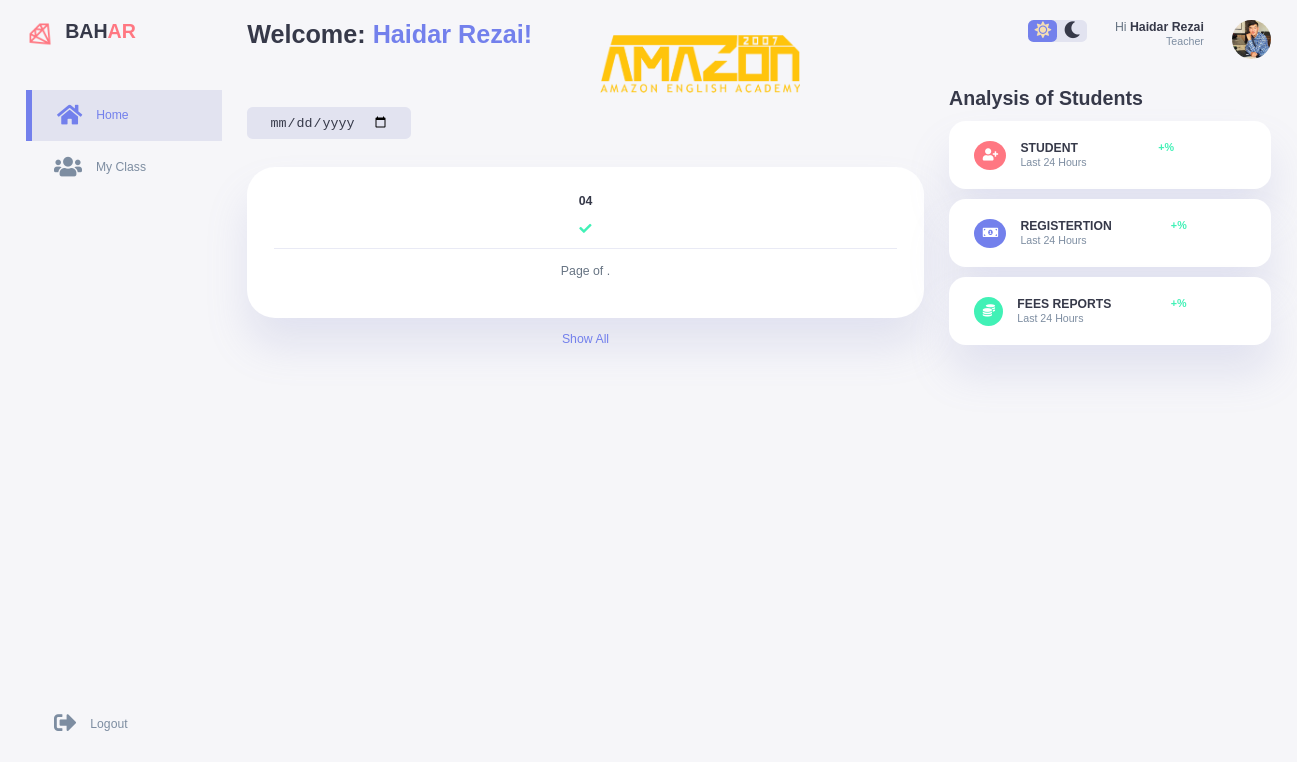
Screenshot of /teacher/doattendance_system/145/ (signed in) with the database file from the repository.
### amazon/models.py (models this page shows, shortened)
class CustomUser(AbstractUser):
    usera = (
        (1,'Admin'),
        (2,'HOD'),
        (4,'Teacher'),
    )
    user_type = models.CharField(choices=usera,max_length=50,default=2)
    profile_pic = models.ImageField(upload_to='media/profile_pic')

class Present(models.Model):
    group_student   = models.ForeignKey(Groups_students,on_delete=models.CASCADE)
    present         = models.PositiveIntegerField()
    timestamp       = models.DateTimeField(auto_now_add=True)

### teacher/views.py (the view)
@login_required(login_url='/')
def attendance(request,pk):
    if request.user.user_type == '4':
        present = Present.objects.filter(group_student = pk,
            timestamp__year = datetime.now().year,
            timestamp__month = datetime.now().month,
        )
        dic = {
            'present':present,
        }
        return render(request,'teacher_system/attendance.html',dic)
    return render(request,'login_page.html')

### templates/teacher_system/attendance.html (shortened to what this page needs)
{% extends 'index.html' %}
{% block aside %}
<aside>
    <aside>
        <div class="top">
            <div class="logo">
                {% load static %}
                <img src="{% static './image/logo.png'%}">
                <h2>BAH<span class="danger">AR</span></h2>
            </div>
        </div>
        <div class="sidebar">
            <a href="{% url 'teacher-system'%}" class="icon-a active">
                <span class="fa fa-home spancons"></span>
                <h3>Home</h3>
            </a>
            <a href="{% url 'my-profile'%}" class="icon-a">
                <span class="fa fa-users icons"></span>
                <h3>My Class</h3>
            </a>
            <a href="{% url 'logout' %}" class="icon-a">
                <span class="fa fa-sign-out-alt icons"></span>
                <h3>Logout</h3>
            </a>
        </div>
    </aside>
</aside>
{% endblock aside %}
{% block main %}
<main>
    {% include 'logo.html' %}
    <div class="date">
        <input type="date">
    </div>
    <div class="recent-order">
        <table>
            <thead>
            <tbody>
                <rt>
                    {% for i in present %}
                    <th>{{i.timestamp|date:"d" }}</th>
                    {% endfor %}
                </rt>
                <tr>
                    {% for i in present %}
                    {% if i.present %}
                    <td class="success"><span class="fa fa-check icons"></span></td>
                    {% else %}
                    <td class="danger"><span class="fa fa-times icons"></span></td>
                    {% endif %}
                    {% endfor %}
                </tr>
                <tr>
                    <td>
                        <span class="current next">
                            Page {{ group.number }} of {{ group.paginator.num_pages }}.
                        </span>
                    </td>
                </tr>
            </tbody>
            </thead>
        </table>
        <a href="#">Show All</a>
    </div>
</main>
{% endblock main %}
{% block right %}
<div class="right">
    {% include 'profile_image.html' %}
    <div class="sales-analytics">
        <h2>Analysis of Students</h2>
        {% block report %}
        <div class="item offline">
            <div class="icon">
                <span class="fa fa-user-plus icons"></span>
            </div>
            <div class="right">
                <div class="info">
                    <h3>STUDENT</h3>
                    <small class="text-muted">Last 24 Hours</small>
                </div>
                <h5 class="success">+{{presentage}}%</h5>
            </div>
        </div>
        <div class="item online">
            <div class="icon">
                <span class="fa fa-money-bill-alt icons"></span>
            </div>
            <div class="right">
                <div class="info">
                    <h3>REGISTERTION</h3>
                    <small class="text-muted">Last 24 Hours</small>
                </div>
                <h5 class="success">+{{prese_group}}%</h5>
            </div>
        </div>
        <div class="item customers">
            <div class="icon">
                <span class="fa fa-coins icons"></span>
            </div>
            <div class="right">
                <div class="info">
                    <h3>FEES REPORTS</h3>
                    <small class="text-muted">Last 24 Hours</small>
                </div>
                <h5 class="success">+{{prese_fees}}%</h5>
            </div>
        </div>
        {% endblock report %}
    </div>
</div>
{% endblock right %}

### templates/logo.html
<div class="inline">
    <h1>Welcome:&nbsp;<span class="primary">{{user.first_name}}&nbsp;{{user.last_name}}!</span></h1>
    {% load static %}
    <div class="amazon_logo">
        <img src="{% static './image/amazon_logo.png'%}">
    </div>
</div>

### templates/profile_image.html (shortened to what this page needs)
{% block top %}
<div class="top">
    <div class="theme-toggler">
        <span class="fa fa-sun icons active"></span>
        <span class="fa fa-moon icons"></span>
    </div>
    <div class="profile">
        <div class="info">
            <p>Hi <b>{{user.first_name}}&nbsp;{{user.last_name}}</b></p>
            {% if user.user_type == '4'%}
            <small class="text-muted">Teacher</small>
            {% endif %}
        </div>
        {% if user.user_type == '4' %}
        <a href="{% url 'profile-update' %}">
        {% else %}
        <a href="{% url 'profile'%}">
        {% endif %}
            <div class="profile-photo">
                {% load static %}
                <img src="/{{user.profile_pic}}">
            </div>
        </a>
    </div>
</div>
{% endblock top %}

### rows the page displays
CustomUser: first_name "Haidar", last_name "Rezai", profile_pic (picture)
Present: timestamp "04", present 1 (drawn)
